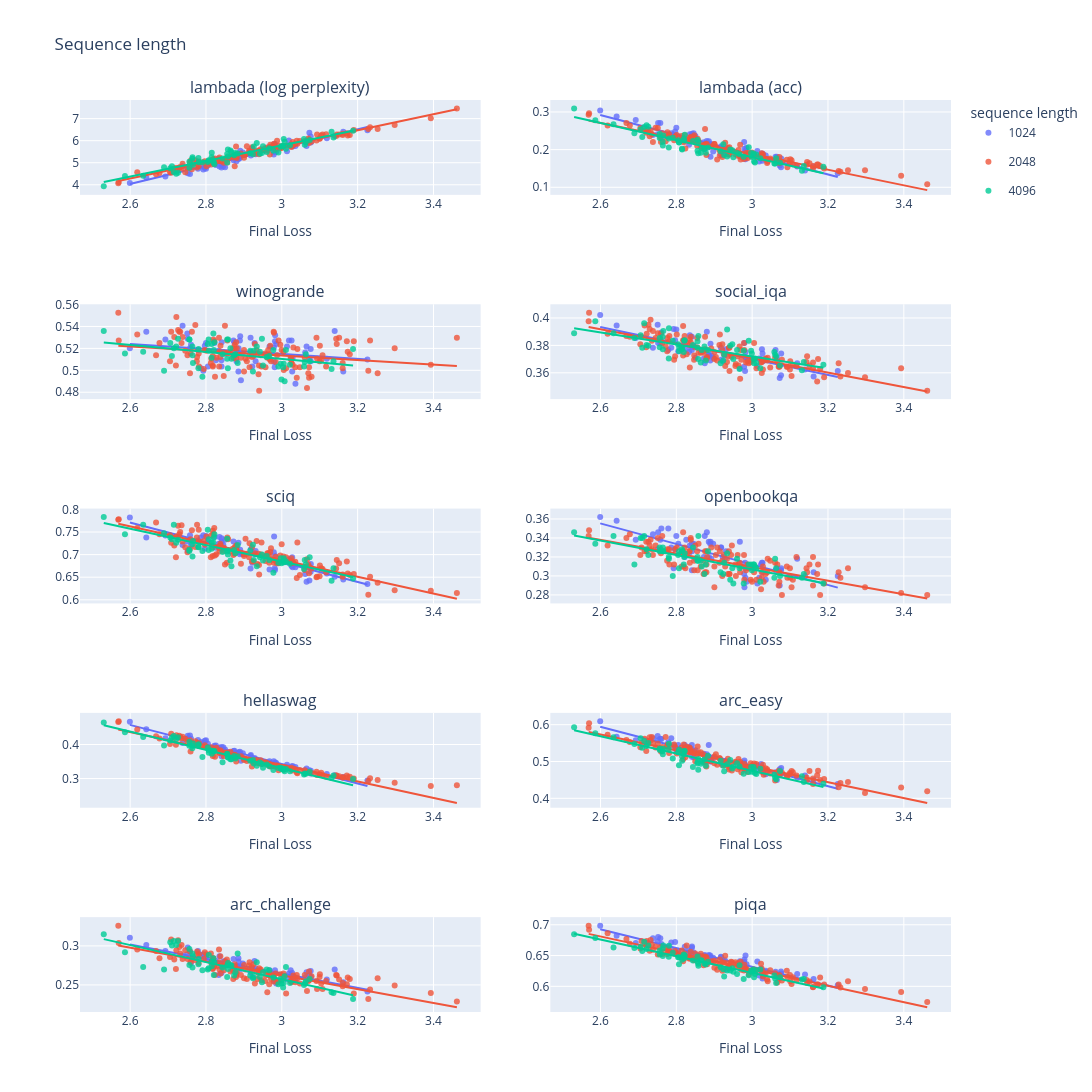

This figure's notebook cell:
### Code cell
def sequence_length_group(row):
    return row["config/common"]["sequence_length"]

plot_df = joint_tasks_plot_fetch(df, task_keys, group_fn=sequence_length_group)

plot_joint_tasks(plot_df, task_keys, plot_title="Sequence length", legend_title="sequence length", fit_lines=True)
